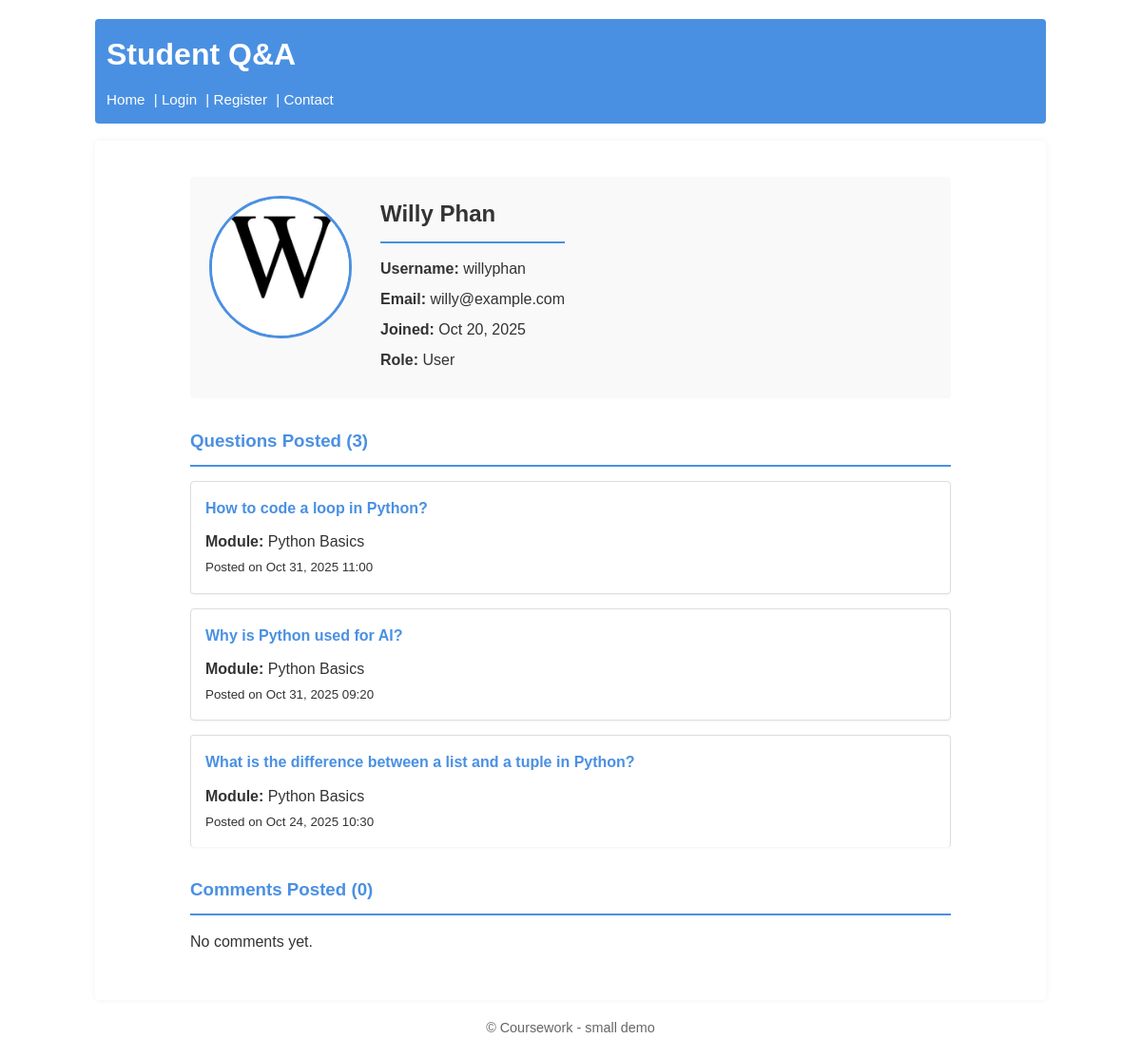
Page /profile.php?username=willyphan on the earlier database version.
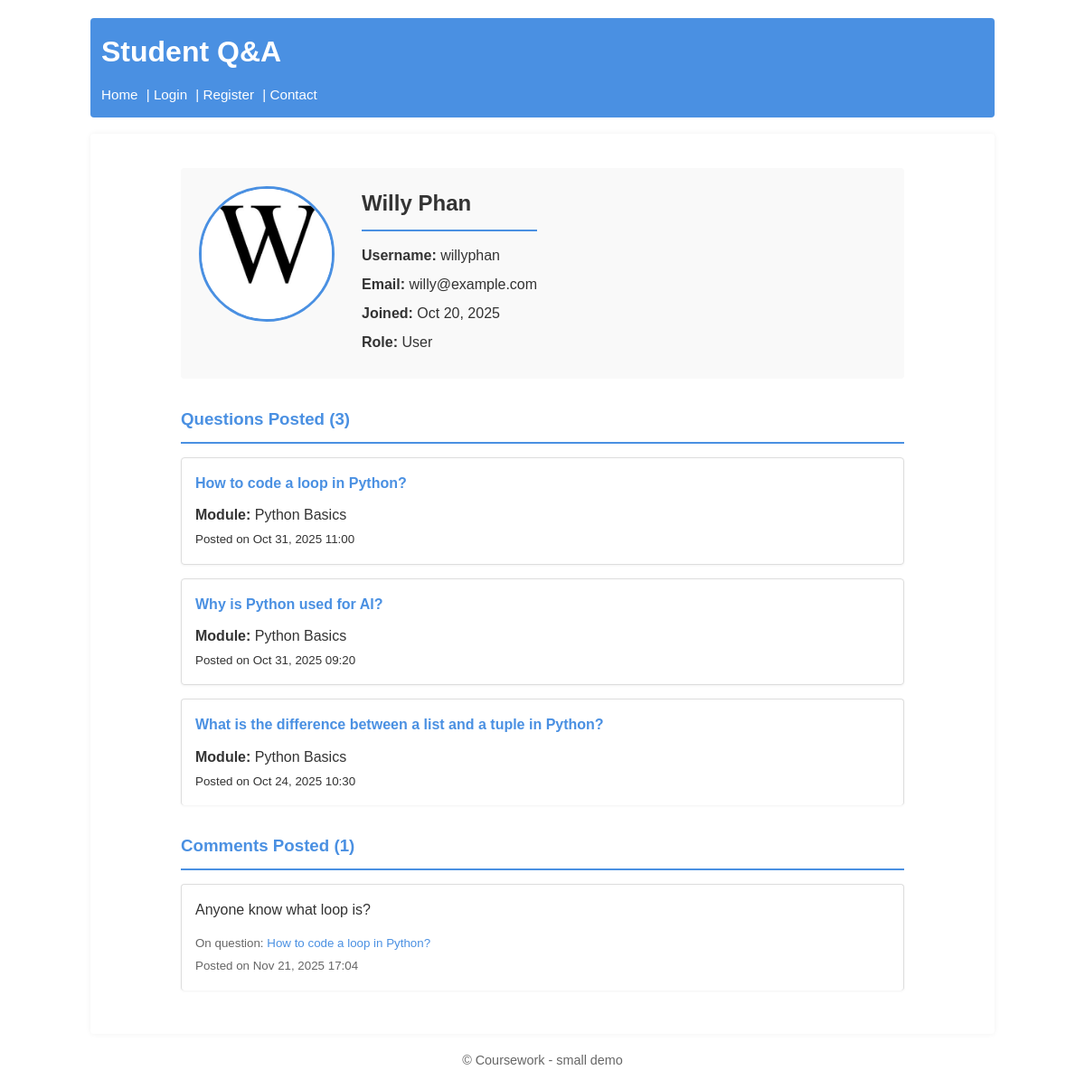
Same page on the later database version.
### tables this page shows
CREATE TABLE `question` (
  `id` int(11) NOT NULL,
  `text` text NOT NULL,
  `date` datetime NOT NULL,
  `userid` int(11) DEFAULT NULL,
  `moduleid` int(11) DEFAULT NULL,
  `img` varchar(255) DEFAULT NULL
);

CREATE TABLE `module` (
  `id` int(11) NOT NULL,
  `name` varchar(100) NOT NULL
);

CREATE TABLE `comment` (
  `id` int(11) NOT NULL,
  `text` text NOT NULL,
  `date` datetime NOT NULL DEFAULT current_timestamp(),
  `userid` int(11) NOT NULL,
  `questionid` int(11) NOT NULL
);

### profile.php (called while the page is built, shortened)
<?php
require 'includes/DatabaseConnection.php';
require 'includes/DataBaseFunctions.php';
$username = $_GET['username'];
$user = getUserByUsername($pdo, $username);
$sql = "SELECT q.id, q.text AS questiontext, q.date, q.img, q.moduleid,
               m.name AS modulename
        FROM question q
        LEFT JOIN module m ON q.moduleid = m.id
        WHERE q.userid = :userid
        ORDER BY q.date DESC";
$stmt = $pdo->prepare($sql);
$stmt->execute([':userid' => $user['id']]);
$userQuestions = $stmt->fetchAll();
$sql = "SELECT c.id, c.text, c.date, q.id AS questionid, q.text AS questiontext
        FROM comment c
        JOIN question q ON c.questionid = q.id
        WHERE c.userid = :userid
        ORDER BY c.date DESC";
$stmt = $pdo->prepare($sql);
$stmt->execute([':userid' => $user['id']]);
$userComments = $stmt->fetchAll();
include 'templates/user_profile.php';
include 'templates/layout.php';
?>

### includes/DataBaseFunctions.php (called while the page is built, shortened)
<?php
function getUserByUsername($pdo, $username) {
    $sql = "SELECT id, username, name, email, role, avatar, created_at FROM `user` WHERE username = :username";
    return query($pdo, $sql, [':username' => $username])->fetch();
}
function query($pdo, $sql, $params = []) {
    $stmt = $pdo->prepare($sql);
    $stmt->execute($params);
    return $stmt;
}
?>

### templates/user_profile.php (the view, shortened to what this page needs)
<div class="user-profile">
    <div class="profile-header">
        <?php if (!empty($user['avatar'])): ?>
            <img src="images/avatars/<?=htmlspecialchars($user['avatar'])?>" alt="<?=htmlspecialchars($user['name'])?>" class="profile-avatar">
        <?php else: ?>
            <div class="profile-avatar-placeholder">No Avatar</div>
        <?php endif; ?>
        <div class="profile-info">
            <h2><?=htmlspecialchars($user['name'])?></h2>
            <p><strong>Username:</strong> <?=htmlspecialchars($user['username'])?></p>
            <p><strong>Email:</strong> <?=htmlspecialchars($user['email'])?></p>
            <p><strong>Joined:</strong> <?=htmlspecialchars(date('M d, Y', strtotime($user['created_at'])))?></p>
            <p><strong>Role:</strong> <?=htmlspecialchars($user['role'] === 'admin' ? 'Administrator' : 'User')?></p>
        </div>
    </div>
    <div class="profile-content">
        <h3>Questions Posted (<?=count($userQuestions)?>)</h3>
        <?php if (empty($userQuestions)): ?>
            <p>No questions yet.</p>
        <?php else: ?>
            <div class="questions-list">
                <?php foreach ($userQuestions as $q): ?>
                    <article class="question-card">
                        <h4><a href="question.php?id=<?=htmlspecialchars($q['id'])?>"><?=htmlspecialchars(substr($q['questiontext'], 0, 100))?></a></h4>
                        <p><strong>Module:</strong> <?=htmlspecialchars($q['modulename'] ?? 'Unassigned')?></p>
                        <p><small>Posted on <?=htmlspecialchars(date('M d, Y H:i', strtotime($q['date'])))?></small></p>
                    </article>
                <?php endforeach; ?>
            </div>
        <?php endif; ?>
    </div>
    <div class="profile-content">
        <h3>Comments Posted (<?=count($userComments)?>)</h3>
        <?php if (empty($userComments)): ?>
            <p>No comments yet.</p>
        <?php else: ?>
            <div class="comments-list">
                <?php foreach ($userComments as $c): ?>
                    <article class="comment-card">
                        <p><?=htmlspecialchars($c['text'])?></p>
                        <p><small>On question: <a href="question.php?id=<?=htmlspecialchars($c['questionid'])?>"><?=htmlspecialchars(substr($c['questiontext'], 0, 80))?></a></small></p>
                        <p><small>Posted on <?=htmlspecialchars(date('M d, Y H:i', strtotime($c['date'])))?></small></p>
                    </article>
                <?php endforeach; ?>
            </div>
        <?php endif; ?>
    </div>
</div>

Differences in the rows shown:
added comment: text "Anyone know what loop is?", questionid.text "How to code a loop in Python?", date "Nov 21, 2025 17:04"
Other differences:
count($userComments): "0" → "1"
text no longer shown: "No comments yet."
